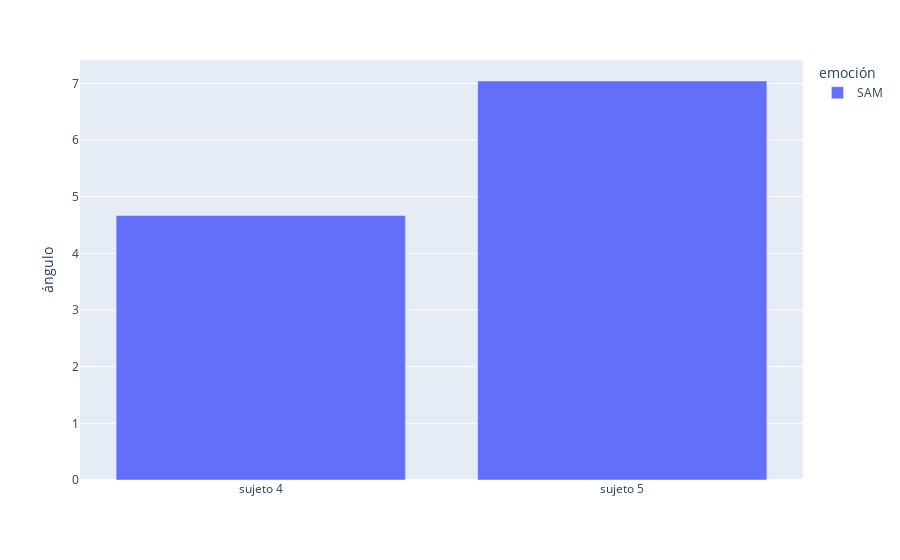

Source (notebook cell):
### Code cell
get_all_deviations(data_front, [1,1], save_bar=True)

### Figure 1 — Plotly figure (JSON) as saved in the notebook; plotly's stock layout.template omitted (floating-point values rounded to 4 significant figures)
{"data": [{"alignmentgroup": "True", "hovertemplate": "emoción=SAM<br>usuario=%{x}<br>ángulo=%{y}<extra></extra>", "legendgroup": "SAM", "marker": {"color": "#636efa", "pattern": {"shape": ""}}, "name": "SAM", "offsetgroup": "SAM", "orientation": "v", "showlegend": true, "textposition": "auto", "type": "bar", "x": ["sujeto 4", "sujeto 5"], "xaxis": "x", "y": [4.668, 7.042], "yaxis": "y"}], "layout": {"barmode": "group", "legend": {"title": {"text": "emoción"}, "tracegroupgap": 0}, "margin": {"t": 60}, "xaxis": {"anchor": "y", "domain": [0, 1], "title": {"text": ""}}, "yaxis": {"anchor": "x", "domain": [0, 1], "title": {"text": "ángulo"}}}}
